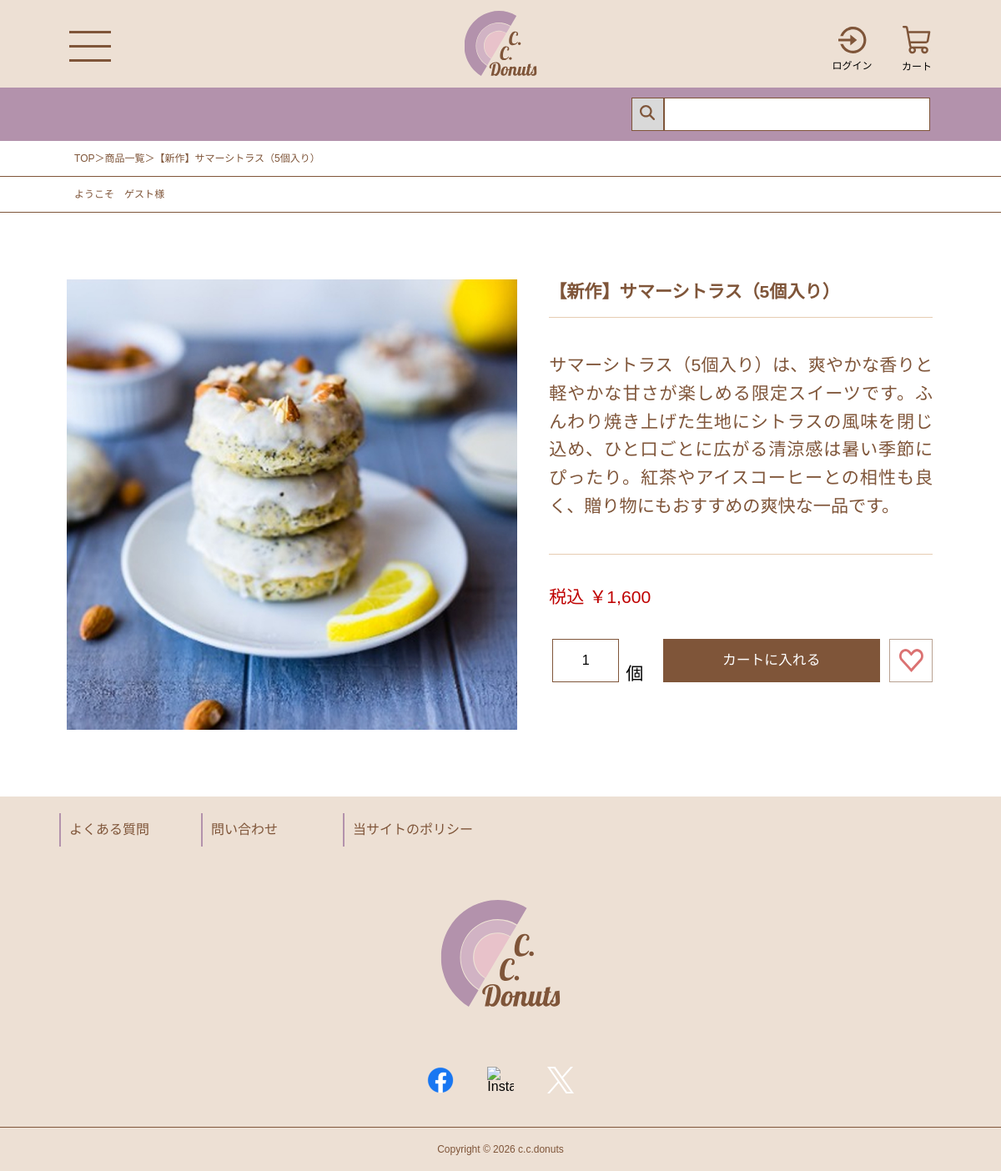
Page /productDetail.php?id=5 on the committed database.
### tables this page shows
CREATE TABLE `products` (
  `id` int(11) NOT NULL,
  `name` varchar(50) NOT NULL,
  `price` int(11) NOT NULL,
  `introduction` varchar(1000) NOT NULL,
  `is_new` int(11) NOT NULL
);

### app/function.php (called while the page is built)
<?php
function getProductImagePath(int $productId): string
{
    return './images/products/product' . $productId . '.jpg';
}

### productDetail.php (the view, shortened to what this page needs)
<?php
require_once __DIR__ . '/app/db.php';
require_once __DIR__ . '/app/function.php';
$id = filter_input(INPUT_GET, 'id', FILTER_VALIDATE_INT, ['options' => ['min_range' => 1]]);
$stmt = $pdo->prepare(
    'SELECT id, name, price, introduction
    FROM products
    WHERE id = :id'
);
$stmt->execute(['id' => $id]);
$product = $stmt->fetch();
?>
<?php require __DIR__ . '/header.php'; ?>
<?php if ($product !== false): ?>
<div class="designWrap productDetailPage">
    <div class="detailDesign">
        <?php
            $imagePath = getProductImagePath((int) $product['id']);
        ?>
        <img id="detailHeroImage"
            src="<?= htmlspecialchars($imagePath, ENT_QUOTES, 'UTF-8') ?>"
            alt="<?= htmlspecialchars($product['name'], ENT_QUOTES, 'UTF-8') ?>"
        >
        <div class="detailContainer">
            <p class="detailTitle detailSettings"> <?= htmlspecialchars($product['name'], ENT_QUOTES, 'UTF-8') ?> </p>
            <hr>
            <p class="detailDescription detailSettings">
                <?= htmlspecialchars($product['introduction'], ENT_QUOTES, 'UTF-8') ?>
            </p>
            <hr>
            <p class="detailPrice detailSettings">
                税込 ￥<?= number_format((int) $product['price']) ?>
            </p>
            <div class="detailForm">
                <form class="formDesign" action="cart.php" method="post">
                    <input class=countDesign type="number" id="quantity" name="quantity" value="1" min="1" max="999" step="1" required>
                    <label class="detailSettings" for="quantity">個</label>
                    <button class="cartButton " type="submit">カートに入れる</button>
                </form>
                <button class="favoriteDetail" type="button" disabled aria-label="お気に入り（準備中）" title="お気に入り機能は準備中です">
                    <img src="./images/heart.svg" alt="">
                </button>
            </div>
        </div>
    </div>
</div>
<?php else: ?>
    <p>商品が見つかりません。</p>
<?php endif; ?>
<?php require __DIR__ . '/footer.php'; ?>

### styles/style.css (style rules this page uses)
:root { font-family: "Noto Sans JP", sans-serif; font-size: 16px; line-height: 1; font-weight: 400; font-style: normal; }
.designWrap { padding-inline: clamp(12px, -14.87px + 7.1645vw, 83px); }
.cartButton { font-size: 1.25rem; color: #ffffff; background-color: #7F5539; max-width: 260px; width: 100%; height: 52px; text-align: center; margin-inline: auto; display: block; }
.detailDesign { padding-block: 80px; display: flex; justify-content: center; gap: 40px; margin-inline: auto; }
#detailHeroImage { max-width: 540px; height: 540px; }
.detailContainer { max-width: 460px; width: 100%; }
.detailSettings { font-size: 1.5rem; }
.detailDesign hr { width: 100%; color: #E6CCB2; margin-block-end: 40px; }
.detailTitle { font-weight: 700; color: #7F5539; margin-block: 4px 20px; }
.detailDescription { width: 100%; margin-block-end: 40px; line-height: 1.6; font-weight: 500; color: #7F5539; text-align: justify; }
.detailPrice { color: #bf0000; }
.detailForm { display: flex; margin-top: 40px; }
.detailForm .cartButton { width: 260px; }
.detailForm label { display: flex; align-items: flex-end; margin-inline: 8px 20px; }
.formDesign { display: flex; }
.countDesign { border: 1px solid #7F5539; max-width: 80px; width: 100%; height: 52px; text-align: center; margin-left: 4px; }
.favoriteDetail { width: 52px; height: 52px; border: 1px solid #7F5539; margin-left: 8px; }
.favoriteDetail img { display: block; width: 28.89px; height: 28.89px; margin-inline: auto; }
@media screen and (min-width: 769px) { .detailDesign { width: 100%; max-width: 1040px; display: grid; grid-template-columns: minmax(0, 540fr) minmax(0, 460fr); gap: clamp(20px, 3vw, 40px); } }
@media screen and (min-width: 769px) { .detailDesign #detailHeroImage { width: 100%; height: auto; aspect-ratio: 1; object-fit: cover; } }
@media screen and (min-width: 769px) { .detailSettings { font-size: clamp(1rem, 1.76vw, 1.5rem); } }
.detailContainer, .formDesign { min-width: 0; }
.formDesign { flex: 1; align-items: flex-end; }
.detailForm .cartButton { width: 100%; min-width: 0; font-size: clamp(0.75rem, 1.4vw, 1.25rem); }
.favoriteDetail { flex: 0 0 52px; }
.detailTitle, .comfirmText { overflow-wrap: anywhere; }
button:disabled, input:disabled { opacity: 0.55; cursor: not-allowed; }

### rows in the picture
products: name "【新作】サマーシトラス（5個入り）", introduction "サマーシトラス（5個入り）は、爽やかな香りと軽やかな甘さが楽しめる限定スイーツです。ふんわり焼き上げた生地にシトラスの風味を閉じ込め、ひと口ごとに広がる清涼感は暑い季節にぴったり。紅茶やアイスコーヒーとの相性も良く、贈り物にもおすすめの爽快な一品です。", price "1,600"

### other values in the picture
$ANNOUNCE "ゲスト"
